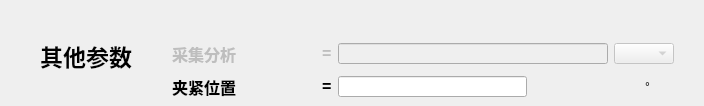
   <widget class="QWidget" name="tab_12">
    <attribute name="title">
     <string>其他参数</string>
    </attribute>
    <widget class="QLabel" name="label_287">
     <property name="geometry">
      <rect>
       <x>40</x>
       <y>40</y>
       <width>101</width>
       <height>31</height>
      </rect>
     </property>
     <property name="font">
      <font>
       <pointsize>17</pointsize>
       <weight>75</weight>
       <bold>true</bold>
      </font>
     </property>
     <property name="text">
      <string>其他参数</string>
     </property>
    </widget>
    <widget class="QLabel" name="label_20">
     <property name="geometry">
      <rect>
       <x>679</x>
       <y>73</y>
       <width>16</width>
       <height>16</height>
      </rect>
     </property>
     <property name="text">
      <string/>
     </property>
    </widget>
    <widget class="QWidget" name="layoutWidget">
     <property name="geometry">
      <rect>
       <x>172</x>
       <y>43</y>
       <width>502</width>
       <height>54</height>
      </rect>
     </property>
     <layout class="QGridLayout" name="gridLayout_17">
      <property name="verticalSpacing">
       <number>12</number>
      </property>
      <item row="0" column="0">
       <widget class="QLabel" name="label_290">
        <property name="enabled">
         <bool>false</bool>
        </property>
        <property name="font">
         <font>
          <pointsize>12</pointsize>
          <weight>75</weight>
          <bold>true</bold>
         </font>
        </property>
        <property name="text">
         <string>采集分析                  </string>
        </property>
       </widget>
      </item>
      <item row="0" column="1">
       <widget class="QLabel" name="label_291">
        <property name="enabled">
         <bool>false</bool>
        </property>
        <property name="font">
         <font>
          <pointsize>12</pointsize>
          <weight>75</weight>
          <bold>true</bold>
         </font>
        </property>
        <property name="text">
         <string>=</string>
        </property>
       </widget>
      </item>
      <item row="0" column="2">
       <widget class="QLineEdit" name="line59">
        <property name="enabled">
         <bool>false</bool>
        </property>
        <property name="text">
         <string/>
        </property>
       </widget>
      </item>
      <item row="0" column="3" colspan="2">
       <widget class="QComboBox" name="combo18">
        <property name="enabled">
         <bool>false</bool>
        </property>
        <property name="sizePolicy">
         <sizepolicy hsizetype="Fixed" vsizetype="Fixed">
          <horstretch>0</horstretch>
          <verstretch>0</verstretch>
         </sizepolicy>
        </property>
        <property name="minimumSize">
         <size>
          <width>60</width>
          <height>20</height>
         </size>
        </property>
        <property name="font">
         <font>
          <weight>75</weight>
          <bold>true</bold>
         </font>
        </property>
        <item>
         <property name="text">
          <string/>
         </property>
        </item>
       </widget>
      </item>
      <item row="1" column="0">
       <widget class="QLabel" name="label_288">
        <property name="font">
         <font>
          <pointsize>12</pointsize>
          <weight>75</weight>
          <bold>true</bold>
         </font>
        </property>
        <property name="text">
         <string>夹紧位置                  </string>
        </property>
       </widget>
      </item>
      <item row="1" column="1">
       <widget class="QLabel" name="label_289">
        <property name="font">
         <font>
          <pointsize>12</pointsize>
          <weight>75</weight>
          <bold>true</bold>
         </font>
        </property>
        <property name="text">
         <string>=</string>
        </property>
       </widget>
      </item>
      <item row="1" column="2" colspan="2">
       <widget class="QLineEdit" name="line60">
        <property name="sizePolicy">
         <sizepolicy hsizetype="Fixed" vsizetype="Fixed">
          <horstretch>0</horstretch>
          <verstretch>0</verstretch>
         </sizepolicy>
        </property>
        <property name="minimumSize">
         <size>
          <width>189</width>
          <height>20</height>
         </size>
        </property>
        <property name="text">
         <string/>
        </property>
       </widget>
      </item>
      <item row="1" column="4">
       <widget class="QLabel" name="label_293">
        <property name="enabled">
         <bool>true</bool>
        </property>
        <property name="text">
         <string>°       </string>
        </property>
       </widget>
      </item>
     </layout>
    </widget>
   </widget>
